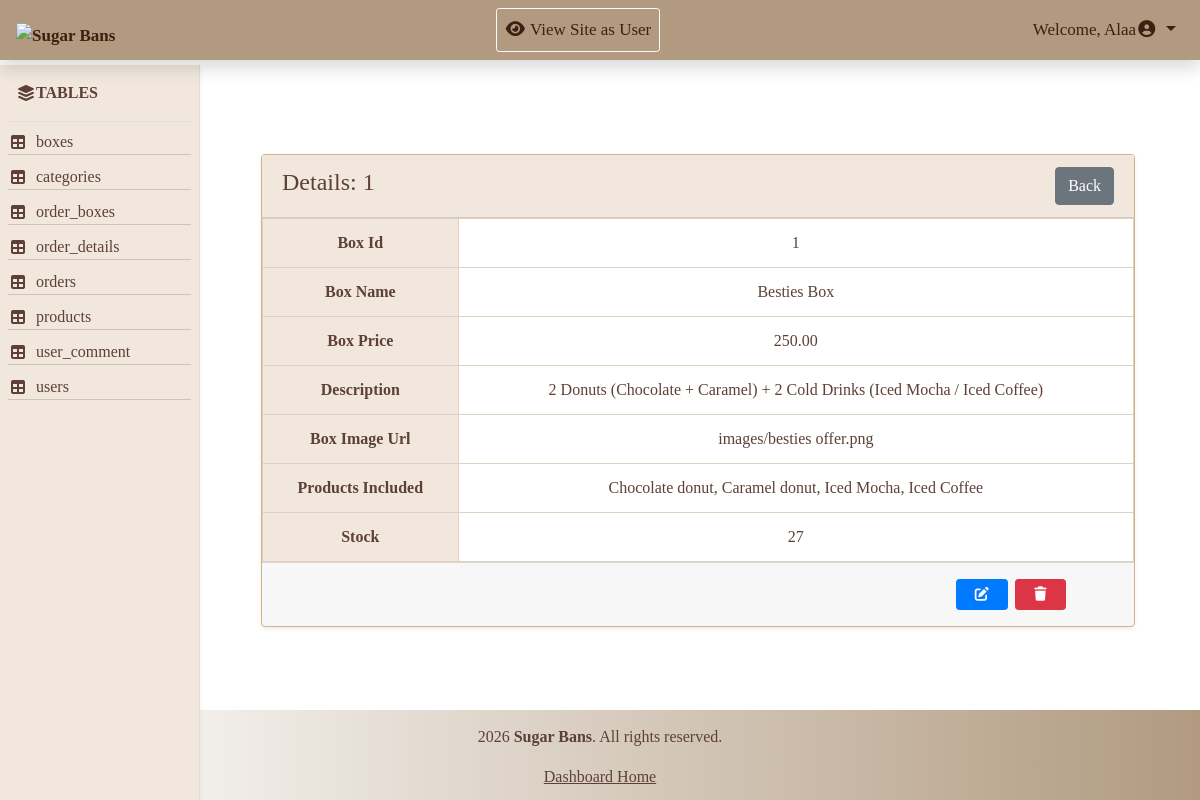
/Admin/action.php?action=show&table=boxes&id=1 (signed in), run on the app's committed database.
### tables this page shows
CREATE TABLE `boxes` (
  `box_id` int(11) NOT NULL,
  `box_name` varchar(150) NOT NULL,
  `box_price` decimal(10,2) NOT NULL,
  `description` text DEFAULT NULL,
  `box_image_url` varchar(255) DEFAULT NULL,
  `products_included` text DEFAULT NULL,
  `stock` int(11) NOT NULL DEFAULT 30
);

### Admin/action.php (the view, shortened to what this page needs)
<?php
require 'includes/db/db.php';
include 'includes/temp/header.php';
include 'includes/temp/navbar.php';
?>
<div class="container-fluid">
    <div class="row">
        <?php include 'includes/temp/aside.php'; ?>
        <main class="col-md-10">
            <?php
                $action = isset($_GET['action']) ? $_GET['action'] : '';
                $table = isset($_GET['table'])  ? $_GET['table']  : '';
                $id = isset($_GET['id'])     ? $_GET['id']     : 0;
                if (!empty($table)) {
                    $table = preg_replace('/[^a-zA-Z0-9_]/', '', $table);
                        $stmtCol = $connect->prepare("SHOW COLUMNS FROM $table");
                        $stmtCol->execute();
                        $primaryKey = $stmtCol->fetchColumn();
                }
            switch($action) {
                case 'show':
                    $stmt = $connect->prepare("SELECT * FROM $table WHERE $primaryKey = ?");
                    $stmt->execute([$id]);
                    $item = $stmt->fetch(PDO::FETCH_ASSOC);
                    ?>
                            <div class="card shadow-sm mt-4 mx-5">
                                <div class="card-header d-flex justify-content-between align-items-center">
                                    <h4>Details: <?php echo $id; ?></h4>
                                    <a href="view_table.php?table=<?php echo $table; ?>" class="btn btn-secondary">Back</a>
                                </div>
                                <table class="table mb-0">
                                     <?php foreach ($item as $key => $value){
                                     ?>
                                    <tr>
                                        <th><?php echo ucwords(str_replace('_', ' ', $key)); ?></th>
                                        <td><?php echo  $value?></td>
                                    </tr>
                                    <?php } ?>
                                </table>
                                <div class="card-footer d-flex align-items-center py-3 m">
                                        <a href="action.php?action=edit&table=<?php echo $table; ?>&id=<?php echo $id; ?>" class="btn btn-primary btn-sm px-3"><i class="fa-solid fa-pen-to-square"></i></a>
                                        <a href="action.php?action=delete&table=<?php echo $table; ?>&id=<?php echo $id; ?>" class="btn btn-danger btn-sm px-3 mr-5" onclick= "return confirm('Are you sure you want to delete this?')"><i class="fa-solid fa-trash"></i></a>
                                </div>
                            </div>
                <?php
                    break;
                    ?>
                    <?php
                }
                ?>
        </main>
    </div>
</div>
<?php
include 'includes/temp/footer.php';
?>

### Admin/includes/assets/css/style.css (style rules this page uses)
* { margin: 0; padding: 0; box-sizing: border-box; }
body { font-family:Georgia, 'Times New Roman', Times, serif; }
main { margin-top: 130px; margin-bottom: 50px; margin-left: 16.5%; padding-right:5px ; min-height: calc(100vh - 90px - 180px); }
.table ,.card { color: #5d4037; border-color: #d2b48c; }
.table th, .table td { border: 1px solid #e0d0c0; text-align: center; }
.table th { background-color: #f1e7dd ; }
.card-header { color: #5d4037; background-color: #f1e7dd ; }
.card-footer { gap:7px; justify-content:flex-end; }

### data on the page
boxes: box_id "1", box_name "Besties Box", box_price "250.00", description "2 Donuts (Chocolate + Caramel) + 2 Cold Drinks (Iced Mocha / Iced Coffee)", box_image_url "images/besties offer.png", products_included "Chocolate donut, Caramel donut, Iced Mocha, Iced Coffee", stock "27"

### other printed values
$_SESSION['user_fname'] "Alaa"
$row "boxes"
$row "categories"
$row "order_boxes"
$row "order_details"
$row "orders"
$row "products"
$row "user_comment"
$row "users"
$id "1"
str_replace('_', ' ', $key) "Box Id"
str_replace('_', ' ', $key) "Box Name"
str_replace('_', ' ', $key) "Box Price"
str_replace('_', ' ', $key) "Description"
str_replace('_', ' ', $key) "Box Image Url"
